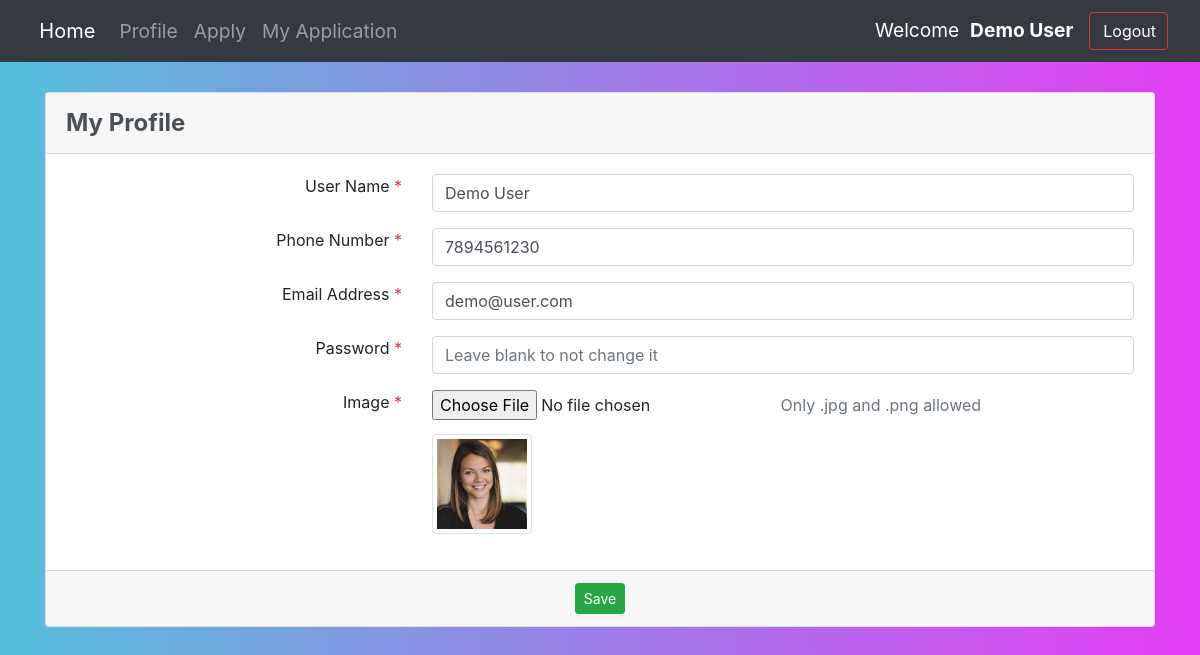
/profile.php (signed in), run on the app's committed database.
### tables this page shows
CREATE TABLE IF NOT EXISTS `user_info` (
  `id` int(255) NOT NULL AUTO_INCREMENT,
  `username` varchar(255) NOT NULL,
  `email` varchar(255) NOT NULL,
  `phone` varchar(255) NOT NULL,
  `password` varchar(255) NOT NULL,
  `cpassword` varchar(255) NOT NULL,
  `profile` varchar(255) DEFAULT NULL,
  PRIMARY KEY (`id`)
);

### profile.php (the view, shortened to what this page needs)
<?php
include('header.php');
?>
<div class="container" style="margin-top:30px">
  <div class="card">
    <form method="post" action="" enctype="multipart/form-data">
        <?php
            $id = $_SESSION['id'];
            $selectquery = " select * from user_info where id='$id' ";
            $query = mysqli_query($con, $selectquery);
            $result = mysqli_fetch_assoc($query);
                        ?>
		<div class="card-header">
			<div class="row">
				<div class="col-md-9">My Profile</div>
				<div class="col-md-3" align="right">
				</div>
			</div>
		</div>
		<div class="card-body">
			<div class="form-group">
				<div class="row">
					<label class="col-md-4 text-right">User Name <span class="text-danger">*</span></label>
					<div class="col-md-8">
						<input type="text" name="name" id="contact-name" class="form-control" value="<?php echo $result['username']; ?>"/>
					</div>
				</div>
			</div>
			<div class="form-group">
				<div class="row">
					<label class="col-md-4 text-right">Phone Number <span class="text-danger">*</span></label>
					<div class="col-md-8">
						<input type="text" name="phone" id="contact-phone" class="form-control" value="<?php echo $result['phone']; ?>"/>
					</div>
				</div>
			</div>
			<div class="form-group">
				<div class="row">
					<label class="col-md-4 text-right">Email Address <span class="text-danger">*</span></label>
					<div class="col-md-8">
						<input type="text" name="email" id="contact-email" class="form-control" value="<?php echo $result['email']; ?>"/>
					</div>
				</div>
			</div>
			<div class="form-group">
				<div class="row">
					<label class="col-md-4 text-right">Password <span class="text-danger">*</span></label>
					<div class="col-md-8">
						<input type="password" name="password" id="password" class="form-control" placeholder="Leave blank to not change it" />
					</div>
				</div>
			</div>
			<div class="form-group">
				<div class="row">
					<label class="col-md-4 text-right">Image <span class="text-danger">*</span></label>
					<div class="col-md-8">
						<input type="file" name="profile_image" value="<?php echo $result['profile']; ?>" />
						<span class="text-muted">Only .jpg and .png allowed</span><br />
						<span><img src="./images/<?php echo $result['profile']; ?>" width="100px" class='img-thumbnail' style="margin-top: 2%;"></span>
					</div>
				</div>
			</div>
		</div>
		<div class="card-footer" align="center">
			<input type="submit" name="btnUpdate" class="btn btn-success btn-sm" value="Save" />
		</div>
    </form>
  </div>
</div>
</body>
</html>

### header.php (style rules this page uses)
body { background: linear-gradient(to right, #68ddfa 0%, #55c0db 0%, #e43df3 100%); }

### profile.php (style rules this page uses)
.card .card-header { align-items: center; justify-content: center; font-weight: bold; font-size:1.5rem; padding: 8px auto; color:#495057; }

### data on the page
user_info: name "Demo User", phone "7894561230", email "demo@user.com", profile (picture)

### other printed values
$_SESSION['username'] "Demo User"
